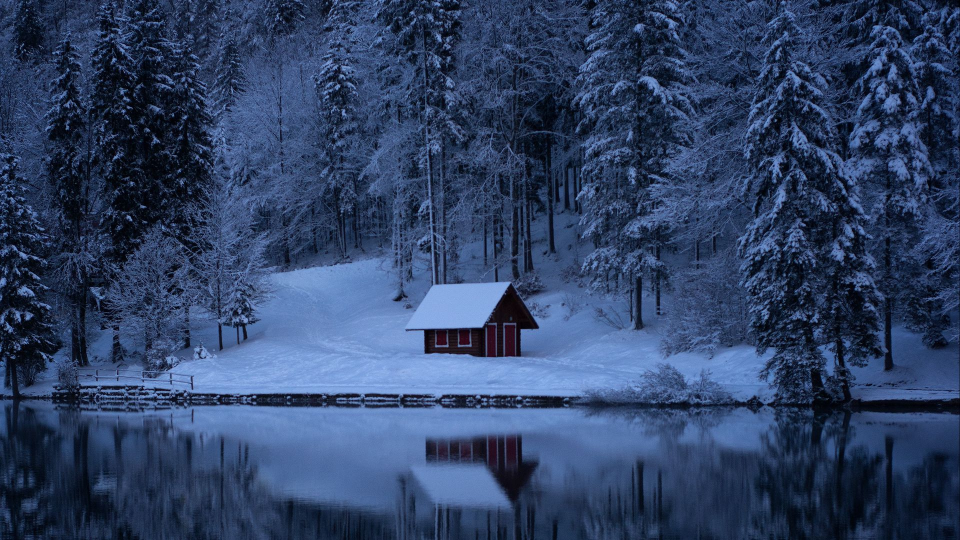
#> input picture OpenCV Python/Photos/snow.jpg, 1920 x 1080 px, found by its file name (shown at 1/2 size)
$ python basic.py
#> lines starting #> are read from the running program, lines starting #| are printed output that depends on the picture; after the words box and inside, x2 and y2 are one past the last pixel; in counts of white or black regions, pixels touching at a corner belong together
#4

import cv2 as cv

img = cv.imread('OpenCV Python/Photos/snow.jpg')
#> img is the input picture: shape (1080, 1920, 3); mean B, G, R 101.5, 66, 47.2
cv.imshow('Snow', img)

# Converting to gray scale (đen trắng)
gray = cv.cvtColor(img, cv.COLOR_BGR2GRAY)
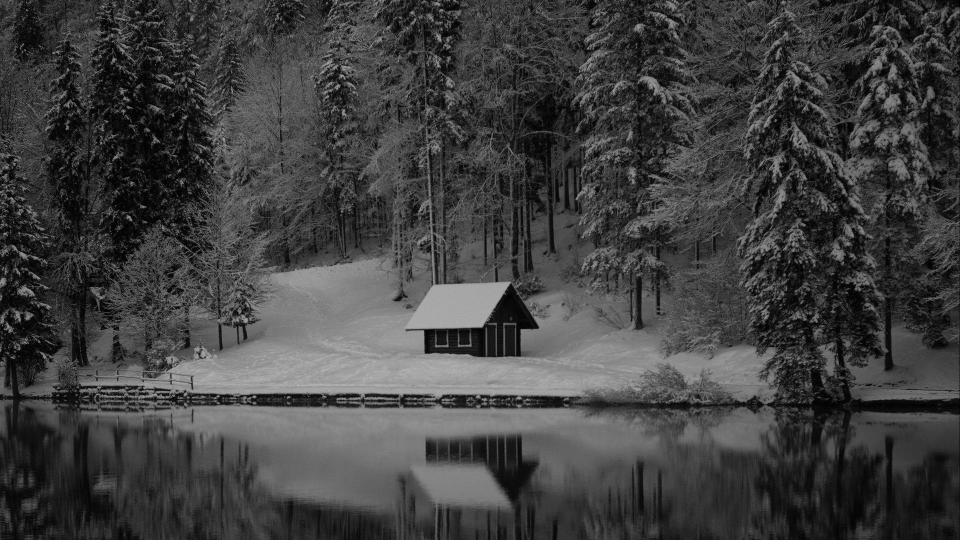
#> gray: shape (1080, 1920) (shown at 1/2 size); min 0, max 220, mean 64.4
cv.imshow('Gray', gray)

# Blur (làm mờ)
blur = cv.GaussianBlur(img, (5, 5), cv.BORDER_DEFAULT)
cv.imshow('Blur', blur)

# Edge Cascade (Viền cạnh, liên quan đến threshold)
canny = cv.Canny(blur, 125, 175)
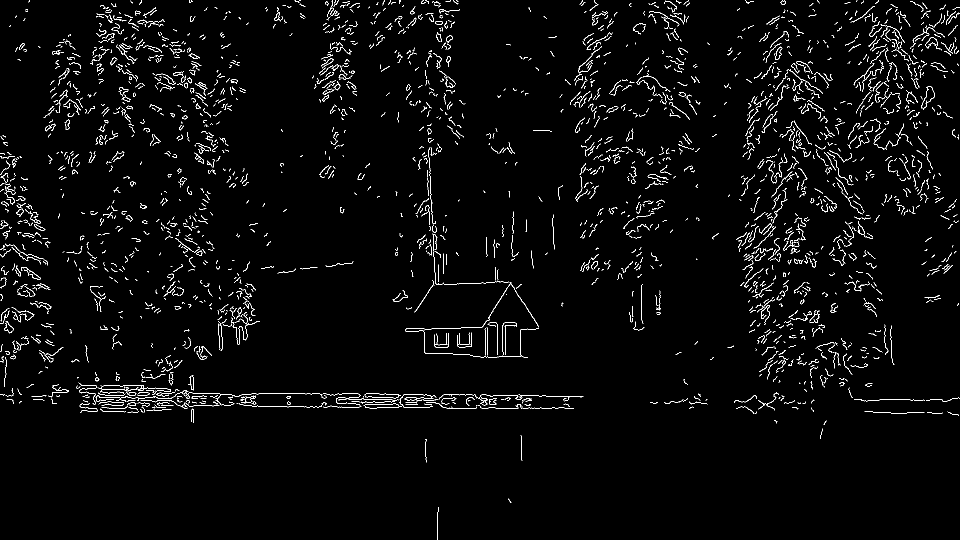
#> canny: shape (1080, 1920) (shown at 1/2 size); 2.6% white in thin lines or dots
cv.imshow('Canny Edges', canny)

# Dilating (làm dày viền)
dilated = cv.dilate(canny, (7, 7), iterations = 3)
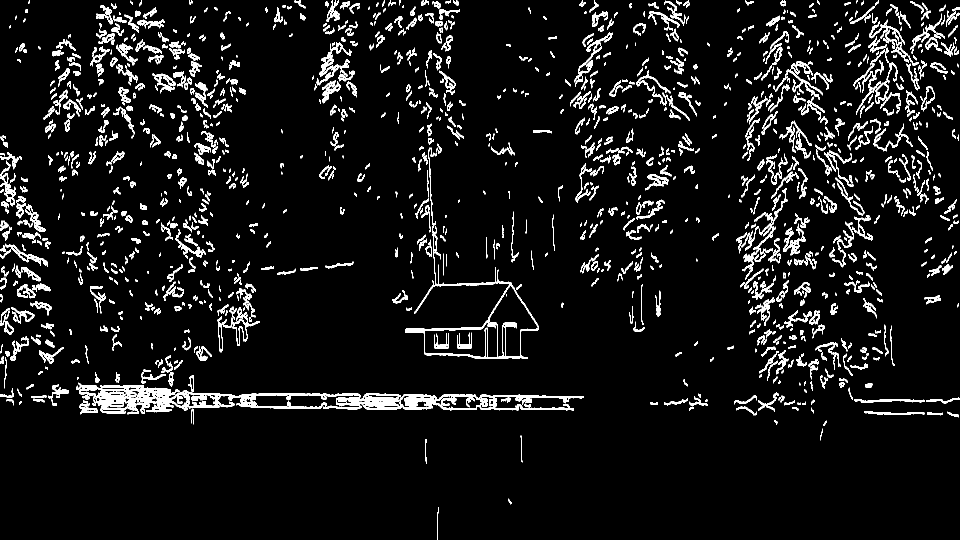
#> dilated: shape (1080, 1920) (shown at 1/2 size); 7.1% white; 1570 white regions (139 under 20 px), largest, box (x1, y1, x2, y2) and area: (153, 765, 723, 829) 10689, (721, 786, 954, 821) 3524, (810, 564, 1078, 718) 3193
cv.imshow('Dilated', dilated)

# Eroding (làm mỏng viền)
eroded = cv.erode(dilated, (3, 3), iterations = 2)
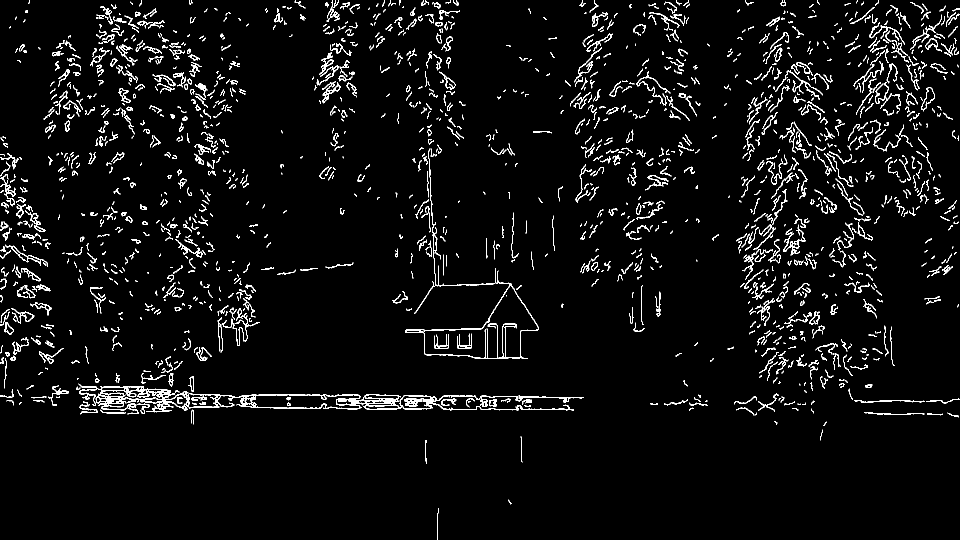
#> eroded: shape (1080, 1920) (shown at 1/2 size); 4.3% white in thin lines or dots
cv.imshow('Eroded', eroded)

# Resize
resized = cv.resize(img, (500, 250), interpolation = cv.INTER_AREA) # nếu resize ảnh to thì dùng INTER_LINEAR hoặc INTER_CUBIC sẽ rõ hơn
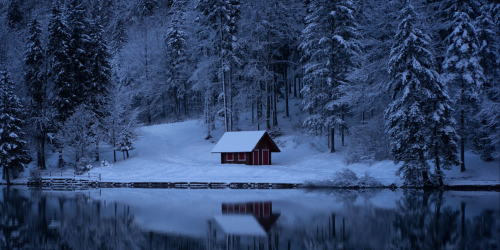
#> resized: shape (250, 500, 3); mean B, G, R 101.5, 66, 47.2
cv.imshow('Resized', resized)                                       # dài trước rộng sau

# Cropping
cropped = img[50:200, 200:400]
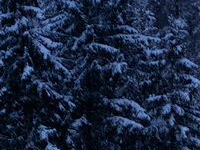
#> cropped: shape (150, 200, 3); mean B, G, R 64, 38.7, 26.9
cv.imshow('Cropped', cropped)


cv.waitKey(0)

$ run again, with OpenCV Python/Photos/cosmonaut.jpg copied over OpenCV Python/Photos/snow.jpg
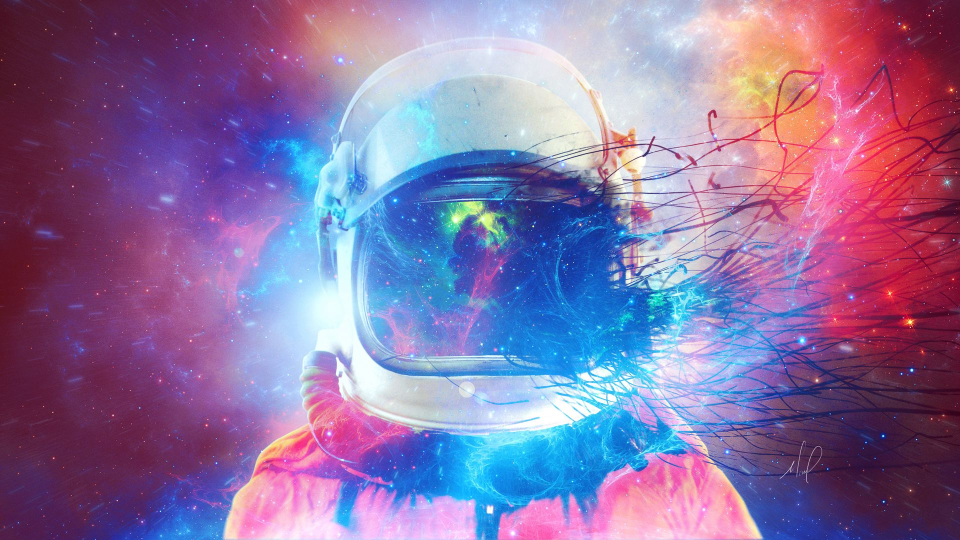
#> input picture OpenCV Python/Photos/cosmonaut.jpg, 1920 x 1080 px, found by its file name (shown at 1/2 size)
#> img is the input picture: shape (1080, 1920, 3); mean B, G, R 160.1, 113.8, 138.8
#> `canny = cv.Canny(blur, 125, 175)`:
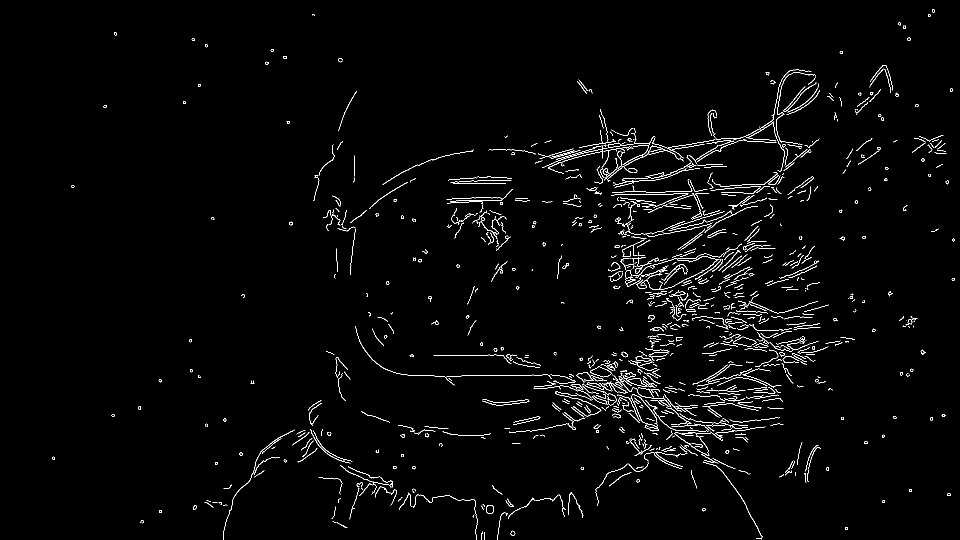
#> canny: shape (1080, 1920) (shown at 1/2 size); 1.9% white in thin lines or dots
#> dilated: shape (1080, 1920); 5.8% white; 466 white regions (19 under 20 px), largest, box (x1, y1, x2, y2) and area: (1076, 139, 1639, 504) 20613, (710, 652, 1531, 1080) 19955, (1240, 473, 1484, 603) 5679
#> eroded: shape (1080, 1920); 3.5% white in thin lines or dots
#> `cropped = img[50:200, 200:400]`:
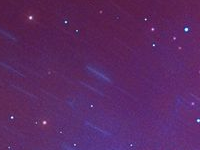
#> cropped: shape (150, 200, 3); mean B, G, R 99.5, 40.9, 90.8

$ run again, with OpenCV Python/Photos/starry_sky.jpg copied over OpenCV Python/Photos/snow.jpg
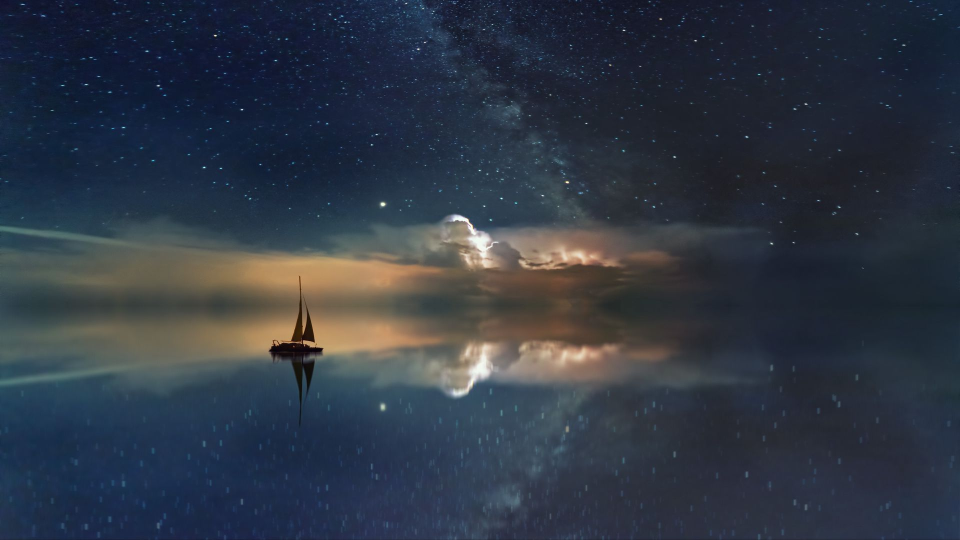
#> input picture OpenCV Python/Photos/starry_sky.jpg, 1920 x 1080 px, found by its file name (shown at 1/2 size)
#> img is the input picture: shape (1080, 1920, 3); mean B, G, R 67.9, 55.5, 47.7
#> `canny = cv.Canny(blur, 125, 175)`:
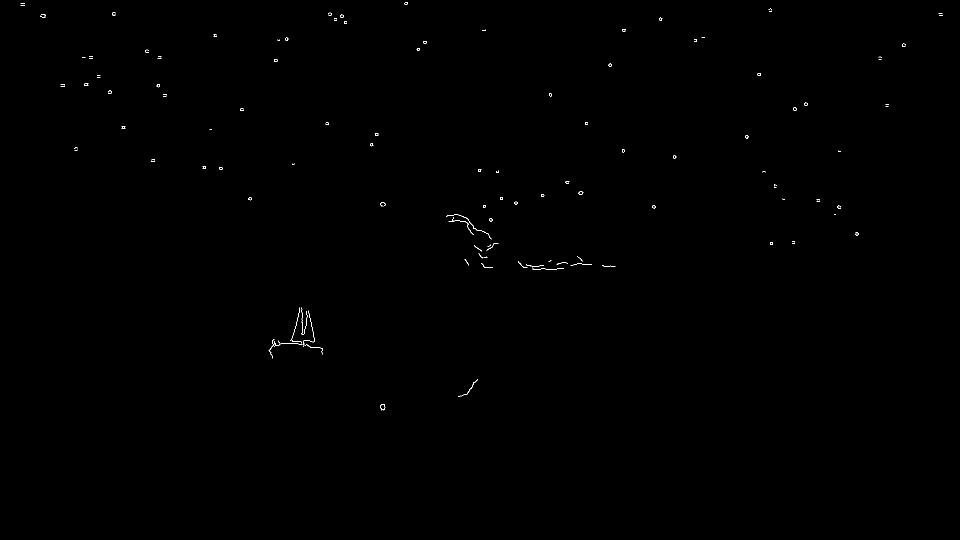
#> canny: shape (1080, 1920) (shown at 1/2 size); 0.12% white in thin lines or dots, all inside (x1, y1, x2, y2) = (41, 4, 1886, 821)
#> dilated: shape (1080, 1920); 0.35% white; 97 white regions (1 under 20 px), largest, box (x1, y1, x2, y2) and area: (892, 429, 983, 482) 660, (537, 615, 605, 720) 609, (606, 621, 646, 712) 383
#> eroded: shape (1080, 1920); 0.22% white in thin lines or dots, all inside (x1, y1, x2, y2) = (41, 6, 1886, 824)
#> `cropped = img[50:200, 200:400]`:
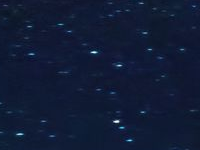
#> cropped: shape (150, 200, 3); mean B, G, R 53.1, 27.3, 16.5
